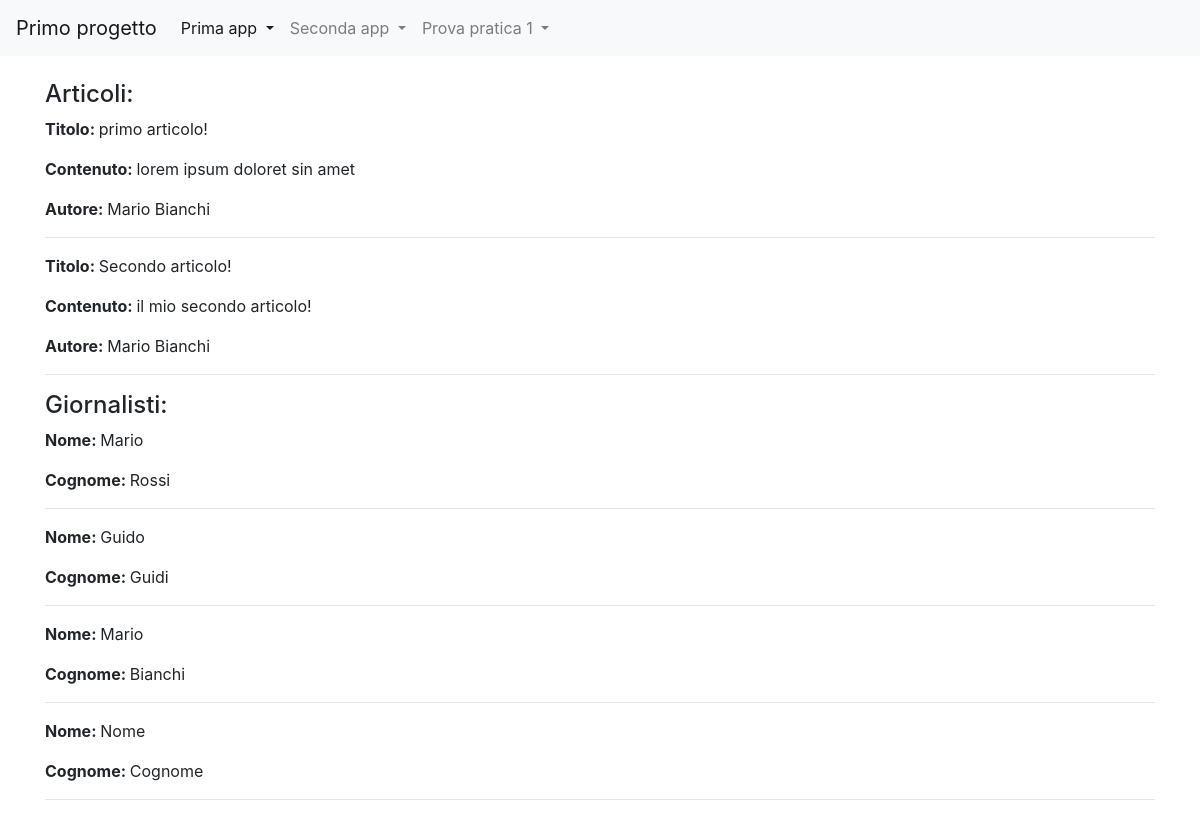
The page /news/ on the database as committed earlier.
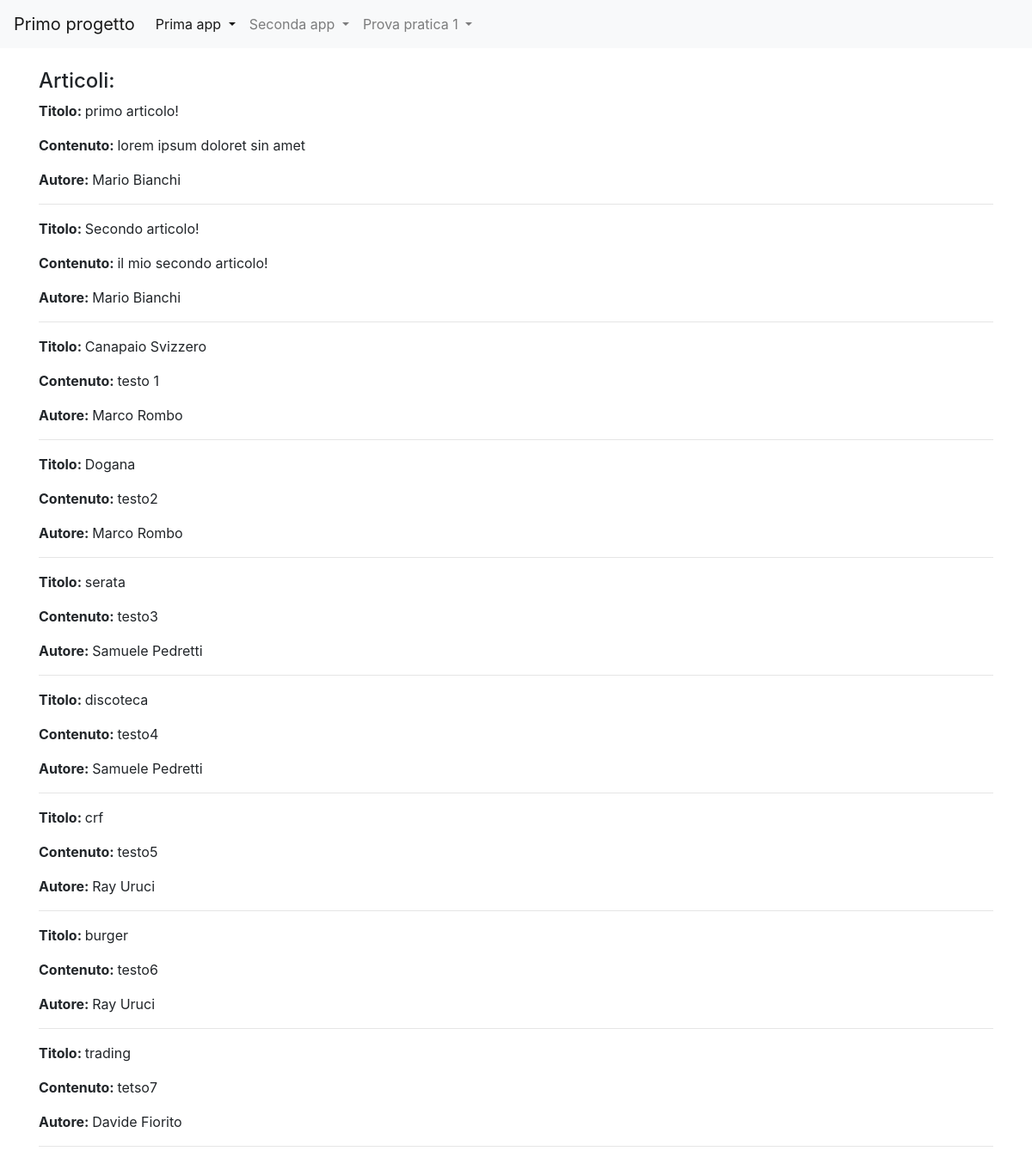
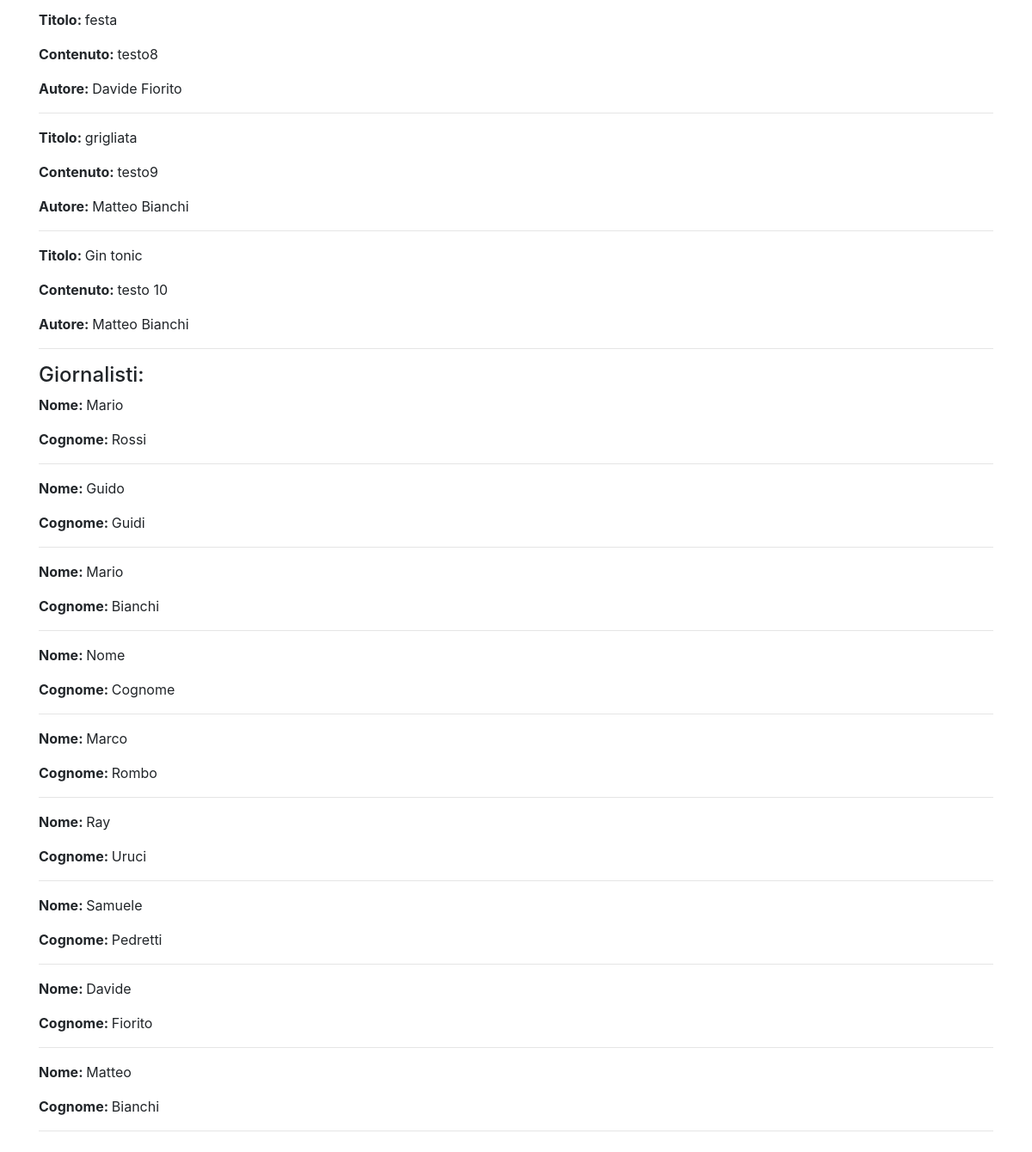
The same page on the database as committed later (2 pictures, top to bottom).
### news/models.py (models this page shows)
class Articolo (models.Model):
    titolo = models.CharField(max_length=100)
    contenuto = models.TextField()
    giornalista = models.ForeignKey(Giornalista, on_delete=models.CASCADE, related_name="articoli")
    data=models.DateField(auto_now=True,blank=True)
    visualizzazioni=models.IntegerField(default=0,blank=True)
    def __str__(self):
        return self.titolo
    class Meta:
            verbose_name = "Articolo"
            verbose_name_plural = "Articoli"

class Giornalista (models.Model):
    nome = models.CharField(max_length=20)
    cognome = models. CharField (max_length=20)
    anno_di_nascita = models.DateField(blank=True)
    def __str__(self):
        return self.nome + " " + self.cognome
    class Meta:
        verbose_name = "Giornalista"
        verbose_name_plural = "Giornalisti"

### news/views.py (the view)
# urls.py: path('', home, name="homepage"),
def home (request):
    articoli= Articolo.objects.all()
    giornalisti =Giornalista.objects.all()
    context = {"articoli": articoli, "giornalisti": giornalisti}
    print(context)
    return render (request, "news/homepage.html", context)

### news/templates/news/homepage.html (shortened to what this page needs)
{% extends 'base.html' %}
{% block content %}
<h4>Articoli:</h4>
    {% for articolo in articoli %}
        <p><strong>Titolo: </strong>{{ articolo.titolo }}</p>
        <p><strong>Contenuto: </strong>{{ articolo.contenuto }}</p>
        <p><strong>Autore: </strong>{{ articolo.giornalista }}</p>
        <hr>
    {% endfor %}
<h4>Giornalisti:</h4>
    {% for giornalista in giornalisti %}
        <p><strong>Nome: </strong>{{ giornalista.nome }}</p>
        <p><strong>Cognome: </strong>{{ giornalista.cognome }}</p>
        <hr>
    {% endfor %}
{% endblock content %}

### primo_progetto/templates/base.html (shortened to what this page needs)
{% load static %}
<!doctype html>
<html lang="it">
  <head>
    <link rel="stylesheet" href="https://cdn.jsdelivr.net/npm/bootstrap@4.5.3/dist/css/bootstrap.min.css">
  </head>
  <body>
    <nav class="navbar navbar-expand-lg navbar-light bg-light">
  <a class="navbar-brand" href="#">Primo progetto</a>
  <div class="collapse navbar-collapse" id="navbarNavDropdown">
    <ul class="navbar-nav">
      <li class="nav-item active">
        <a class="nav-link dropdown-toggle" href="#" id="navbarDropdownMenuLink" role="button" data-toggle="dropdown" aria-haspopup="true" aria-expanded="false">
          Prima app
        </a>
      </li>
      <li class="nav-item dropdown">
        <a class="nav-link dropdown-toggle" href="#" id="navbarDropdownMenuLink" role="button" data-toggle="dropdown" aria-haspopup="true" aria-expanded="false">
          Seconda app
        </a>
      </li>
      <li class="nav-item dropdown">
        <a class="nav-link dropdown-toggle" href="#" id="navbarDropdownMenuLink" role="button" data-toggle="dropdown" aria-haspopup="true" aria-expanded="false">
          Prova pratica 1
        </a>
      </li>
    </ul>
  </div>
</nav>
<div class="container my-4">
    {%block content%}
    {%endblock content%}
</div>
  </body>
</html>

Rows that differ between the two databases and show on the page:
added Articolo: titolo "Canapaio Svizzero", contenuto "testo 1", giornalista "Marco Rombo"
added Articolo: titolo "Dogana", contenuto "testo2", giornalista "Marco Rombo"
added Articolo: titolo "serata", contenuto "testo3", giornalista "Samuele Pedretti"
added Articolo: titolo "discoteca", contenuto "testo4", giornalista "Samuele Pedretti"
added Articolo: titolo "crf", contenuto "testo5", giornalista "Ray Uruci"
added Articolo: titolo "burger", contenuto "testo6", giornalista "Ray Uruci"
added Articolo: titolo "trading", contenuto "tetso7", giornalista "Davide Fiorito"
added Articolo: titolo "festa", contenuto "testo8", giornalista "Davide Fiorito"
added Articolo: titolo "grigliata", contenuto "testo9", giornalista "Matteo Bianchi"
added Articolo: titolo "Gin tonic", contenuto "testo 10", giornalista "Matteo Bianchi"
added Giornalista: nome "Marco", cognome "Rombo"
added Giornalista: nome "Ray", cognome "Uruci"
added Giornalista: nome "Samuele", cognome "Pedretti"
added Giornalista: nome "Davide", cognome "Fiorito"
added Giornalista: nome "Matteo", cognome "Bianchi"
